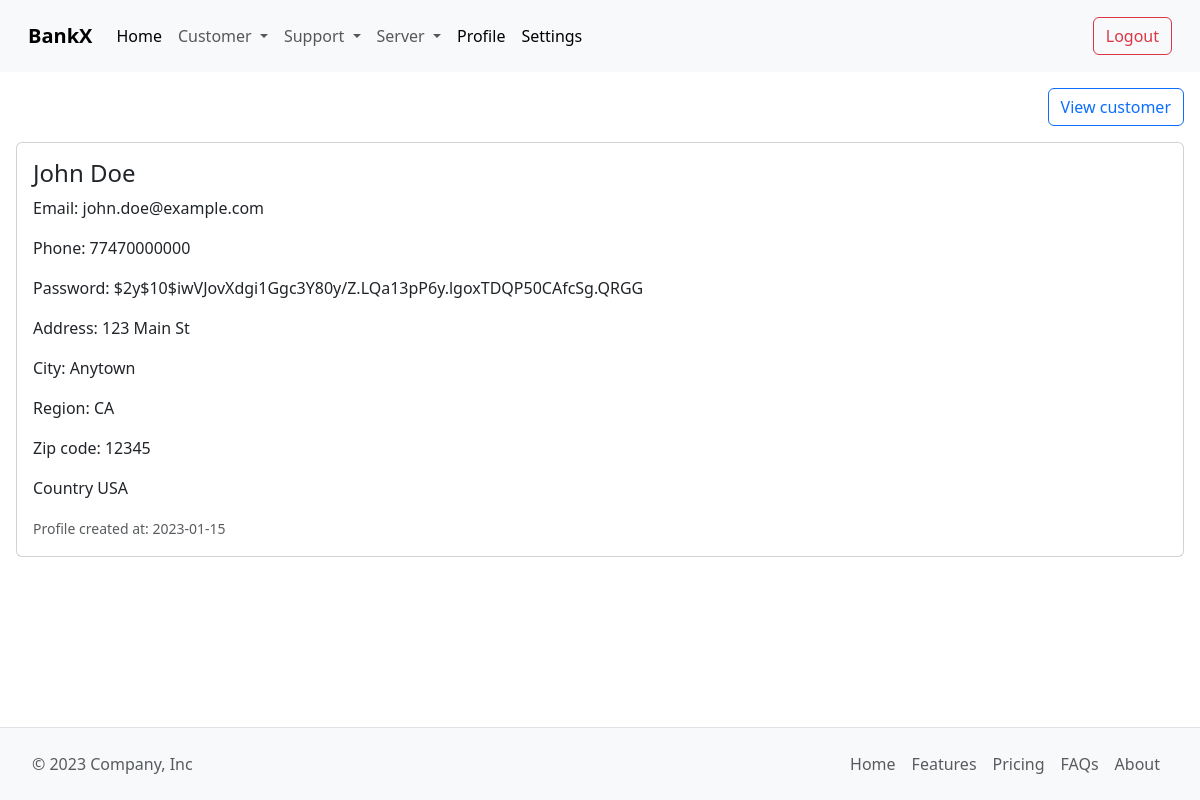
/Admin/customer_profile.php?id=1 (signed in), run on the app's committed database.
### tables this page shows
CREATE TABLE `Customers` (
    `CustomerID` INT PRIMARY KEY AUTO_INCREMENT,
    `FirstName` VARCHAR(50) NOT NULL,
    `LastName` VARCHAR(50) NOT NULL,
    `Email` VARCHAR(100) NOT NULL,
    `PhoneNumber` VARCHAR(20) NOT NULL,
    `Password` VARCHAR(100) NOT NULL,
    `Address` VARCHAR(255),
    `City` VARCHAR(50),
    `State` VARCHAR(50),
    `ZipCode` VARCHAR(10),
    `Country` VARCHAR(50),
    `Image` VARCHAR(200),
    `RegistrationDate` DATE NOT NULL,
    `LastLogin` TIMESTAMP DEFAULT CURRENT_TIMESTAMP ON UPDATE CURRENT_TIMESTAMP
);

### src/Admin/customer_profile.php (the view)
<?php
include("include/header.php");
require_once("../Modules/config.php");
$userid = isset($_GET['id']) ? htmlspecialchars($_GET['id']) : '';
$stmt = $conn->prepare("SELECT * FROM `Customers` WHERE `CustomerID` = :userid");
$stmt->bindValue(":userid", $userid, PDO::PARAM_INT);
$stmt->execute();
$result = $stmt->fetch(PDO::FETCH_ASSOC);
?>
<div style="padding-right: 1rem; padding-top: 1rem;">
	<ul class="nav justify-content-end">
		<li class="nav-item">
			<a class="btn btn-outline-primary" href="customer.php">View customer</a>
		</li>
	</ul>
</div>
<div style="padding: 1rem; padding-right: 1rem; padding-left: 1rem; padding-bottom: 8rem;">
	<div class="card">
		<div class="card-body">
			<h4 class="card-title">
				<?php echo $result['FirstName']; ?>
				<?php echo $result['LastName']; ?>
			</h4>
			<p class="card-text">Email:
				<?= $result['Email']; ?>
			</p>
			<p class="card-text">Phone:
				<?= $result['PhoneNumber']; ?>
			</p>
			<p class="card-text">Password:
				<?= $result['Password']; ?>
			</p>
			<p class="card-text">Address:
				<?= $result['Address']; ?>
			</p>
			<p class="card-text">City:
				<?= $result['City']; ?>
			</p>
			<p class="card-text">Region:
				<?= $result['State']; ?>
			</p>
			<p class="card-text">Zip code:
				<?= $result['ZipCode']; ?>
			</p>
			<p class="card-text">Country
				<?= $result['Country']; ?>
			</p>
			<p class="card-text"><small class="text-muted">Profile created at:
					<?php echo $result['RegistrationDate']; ?>
				</small></p>
		</div>
	</div>
</div>
<?php
include("include/footer.php");
?>

### data on the page
customers: FirstName "John", LastName "Doe", Email "john.doe@example.com", PhoneNumber "77470000000", Password "$2y$10$iwVJovXdgi1Ggc3Y80y/Z.LQa13pP6y.lgoxTDQP50CAfcSg.QRGG", Address "123 Main St", City "Anytown", State "CA", ZipCode "12345", Country "USA", RegistrationDate "2023-01-15"
